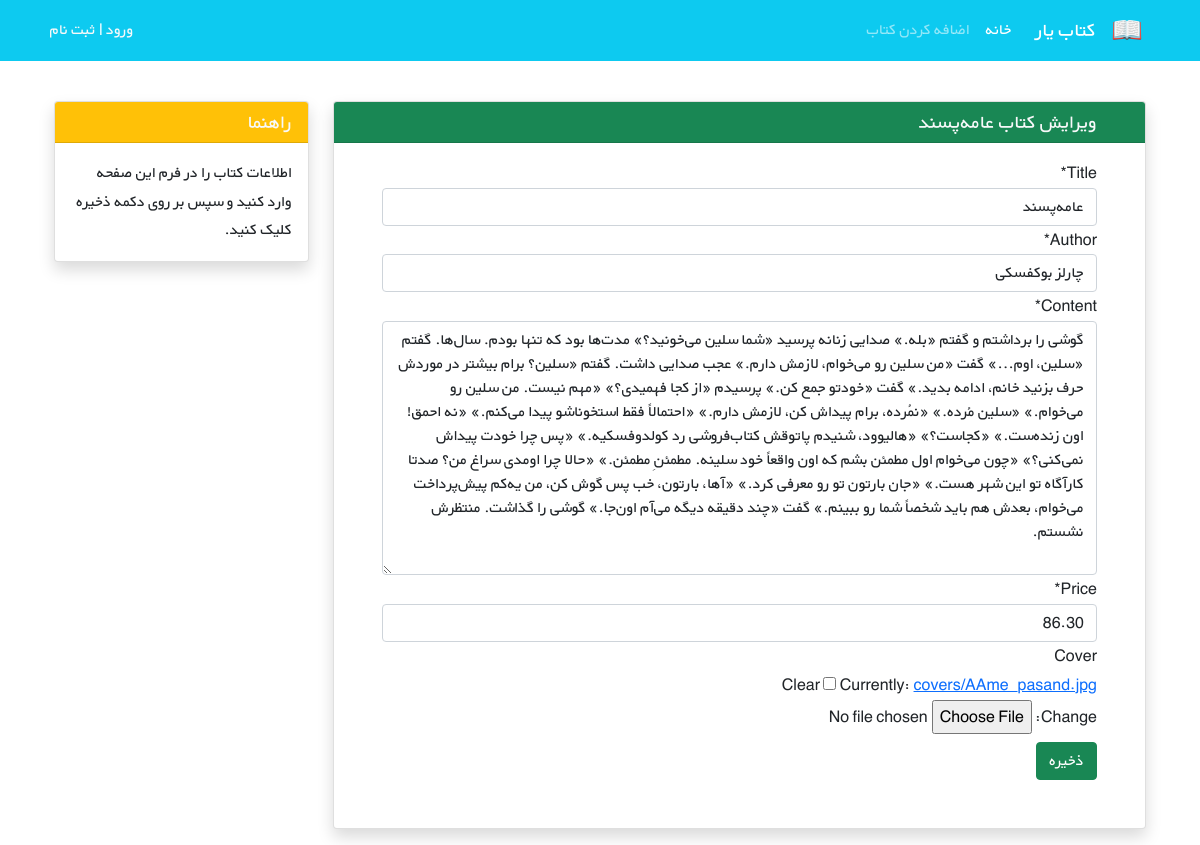
The app's page /books/8/edit with its own data.
### books/models.py (models this page shows, shortened)
class Book(models.Model):
    title = models.CharField(max_length=200)
    author = models.CharField(max_length=200)
    content = models.TextField()
    price = models.DecimalField(max_digits=5, decimal_places=2)
    cover = models.ImageField(upload_to='covers/', blank=True)

### books/views.py (the view)
# urls.py: path('<int:pk>/edit', views.BookUpdateView.as_view(), name='book_update'),
class BookUpdateView(generic.UpdateView):
    model = Book
    fields = ['title', 'author', 'content', 'price', 'cover',]
    template_name = 'books/book_update.html'

### books/templates/books/book_update.html (shortened to what this page needs)
{% extends '_base.html' %}
{% load crispy_forms_tags %}
{% block content %}
   <div class="container mt-4" dir="rtl">
    <div class="row">
        <div class="col-9">
            <div class="card shadow my-3">
                <h5 class="card-header bg-success text-light px-5">ویرایش کتاب {{ book.title }}</h5>
                <div class="px-5 pt-3 pb-5">
                    <form method="POST" enctype="multipart/form-data">
                        {{ form|crispy }}
                        <button type="submit" class="btn btn-success mt-2">ذخیره</button>
                    </form>
                </div>
            </div>
        </div>
        <div class="col-3">
                <div class="card my-3 shadow">
                    <h5 class="card-header bg-warning text-light">راهنما</h5>
                    <div class="card-body">
                        <p class="card-text">
                            اطلاعات کتاب را در فرم این صفحه وارد کنید و سپس بر روی دکمه ذخیره کلیک کنید.
                        </p>
                    </div>
                </div>
        </div>
    </div>
</div>
{% endblock %}

### static/css/style.css (style rules this page uses)
* { font-family: 'BYekan', sans-serif; line-height: 1.8rem; }

### records on screen
Book: title "عامه‌پسند", author "چارلز بوکفسکی", content "گوشی را برداشتم و گفتم «بله.» صدایی زنانه پرسید «شما سلین می‌خونید؟» مدت‌ها بود که تنها بودم. سال‌ها. گفتم «سلین، اوم...» گفت «من سلین رو می‌خوام، لازمش دارم.» عجب صدایی داشت. گفتم «سلین؟ برام بیشتر در موردش حرف بزنید خانم، ادامه بدید.» گفت «خودتو جمع کن.» پرسیدم «از کجا فهمیدی؟» «مهم نیست. من سلین رو می‌خوام.» «سلین مُرده.» «نمُرده، برام پیداش کن، لازمش دارم.» «احتمالاً فقط استخوناشو پیدا می‌کنم.» «نه احمق! اون زنده‌ست.» «کجاست؟» «هالیوود، شنیدم پاتوقش کتاب‌فروشی رد کولدوفسکیه.» «پس چرا خودت پیداش نمی‌کنی؟» «چون می‌خوام اول مطمئن بشم که اون واقعاً خود سلینه. مطمئنِ مطمئن.» «حالا چرا اومدی سراغ من؟ صدتا کارآگاه تو این شهر هست.» «جان بارتون تو رو معرفی کرد.» «آها، بارتون، خب پس گوش کن، من…", price "86.30"
